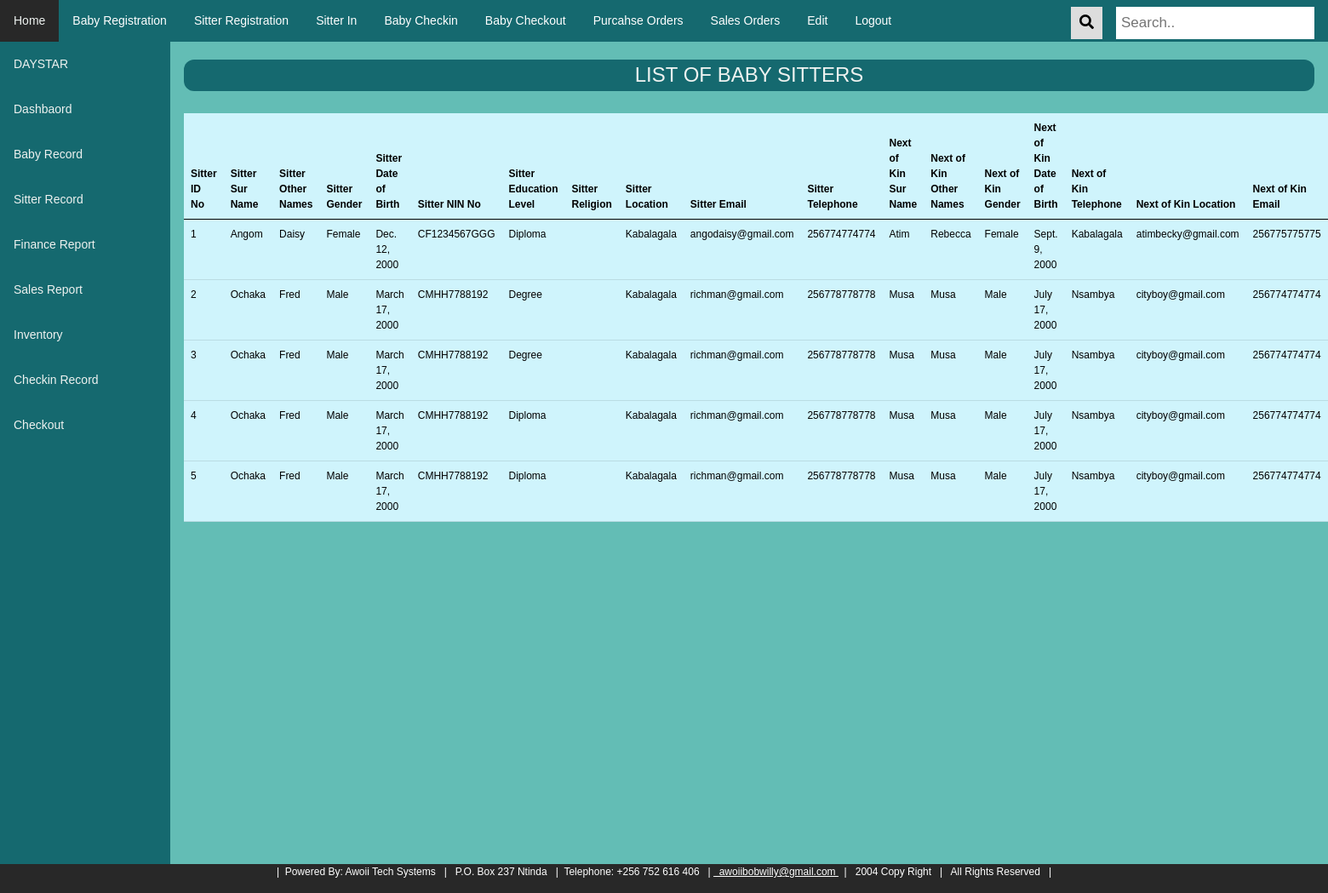
/sitterlist/ (signed in), run on the app's committed database.
### atsapp/models.py (models this page shows, shortened)
class Sitter_Register(models.Model):
    sit_sur_name = models.CharField(max_length=20)
    sit_other_names = models.CharField(max_length=20)
    sit_gender = models.CharField(max_length=20, choices=[('Male', 'Male'), ('Female', 'Female')])
    sit_date_of_birth = models.DateField()
    sit_nin_number = models.CharField(max_length=20)
    sit_educlevel = models.CharField(max_length=20, choices=[('Primary', 'Primary'), ('O-Level', 'O-Level'), ('A-Level', 'A-Level'), ('Certificate', 'Certificate'), ('Diploma', 'Diploma'), ('Degree', 'Degree'), ('Others', 'Others')])
    sit_religion = models.CharField(max_length=20, choices=[('Born Aagain', 'Born Aagain'), ('Anglican', 'Anglican'), ('Catholic', 'Catholic'), ('Islam', 'Islam'), ('Others', 'Others')])
    sit_address = models.CharField(max_length=20, choices=[('Kabalagala', 'Kabalagala'), ('Other', 'Other')])
    sit_email = models.EmailField(max_length=50)
    sit_telephone = models.IntegerField()
    snok_sur_name = models.CharField(max_length=20)
    snok_other_names = models.CharField(max_length=10)
    snok_gender = models.CharField(max_length=20, choices=[('Male', 'Male'), ('Female', 'Female')])
    snok_date_of_birth = models.DateField()
    snok_address = models.CharField(max_length=50)
    snok_email = models.EmailField(max_length=50)
    snok_telephone = models.IntegerField()

### atsapp/views.py (the view)
# urls.py: path('sitterlist/', views.sitterrecords, name='sitterlistats'),
@login_required
def sitterrecords (request):
    sitterlists = Sitter_Register.objects.all()
    return render(request, 'atsapp/sitterlist.html', {'sitterlists':sitterlists})

### atsapp/templates/atsapp/sitterlist.html
{% extends 'atsapp/base.html' %}
{% load static %}
{% block content %}
<h4 class="infoheading">LIST OF BABY SITTERS</h4>
<div class "p-5" style = "font-size: 12px;">
<br>
    <table class="table table table-hover table-info">
        <thead>
          <tr>
            <th scope="col">Sitter ID No</th>
            <th scope="col">Sitter Sur Name</th>
            <th scope="col">Sitter Other Names</th>
            <th scope="col">Sitter Gender</th>
            <th scope="col">Sitter Date of Birth</th>
            <th scope="col">Sitter NIN No</th>
            <th scope="col">Sitter Education Level</th>
            <th scope="col">Sitter Religion</th>
            <th scope="col">Sitter Location</th>
            <th scope="col">Sitter Email</th>
            <th scope="col">Sitter Telephone</th>
            <th scope="col">Next of Kin Sur Name</th>
            <th scope="col">Next of Kin Other Names</th>
            <th scope="col">Next of Kin Gender</th>
            <th scope="col">Next of Kin Date of Birth</th>
            <th scope="col">Next of Kin Telephone</th>
            <th scope="col">Next of Kin Location</th>
            <th scope="col">Next of Kin Email</th>
          </tr>
        </thead>
        <tbody>
          {% for sit_list in sitterlists %}
          <tr>
            <td>{{ sit_list.id }}</td>
            <td>{{ sit_list.sit_sur_name }}</td>
            <td>{{ sit_list.sit_other_names }}</td>
            <td>{{ sit_list.sit_gender }}</td>
            <td>{{ sit_list.sit_date_of_birth }}</td>
            <td>{{ sit_list.sit_nin_number }}</td>
            <td>{{ sit_list.sit_educlevel }}</td>
            <td>{{ sit_listsit_religion }}</td>
            <td>{{ sit_list.sit_address }}</td>
            <td>{{ sit_list.sit_email }}</td>
            <td>{{ sit_list.sit_telephone }}</td>
            <td>{{ sit_list.snok_sur_name }}</td>
            <td>{{ sit_list.snok_other_names }}</td>
            <td>{{ sit_list.snok_gender }}</td>
            <td>{{ sit_list.snok_date_of_birth }}</td>
            <td>{{ sit_list.snok_address }}</td>
            <td>{{ sit_list.snok_email }}</td>
            <td>{{ sit_list.snok_telephone }}</td>
          </tr>
          {% endfor %}
        </tbody>
      </table>
</div>
{% endblock %}

### atsapp/templates/atsapp/base.html (shortened to what this page needs)
{% load static %}
<!DOCTYPE html>
<html lang="en">
<head>
<link rel="stylesheet" href="https://cdnjs.cloudflare.com/ajax/libs/twitter-bootstrap/5.1.0/css/bootstrap.min.css">
<link rel="stylesheet" href="https://cdnjs.cloudflare.com/ajax/libs/font-awesome/5.15.4/css/all.min.css">
<link rel="stylesheet" href="{% static 'atsapp/css/stail.css' %}">
</head>
<body>
    <div class="topnav sticky-top">
        <a class="active" href="/home/">Home</a>
        <a class="active" href="{% url 'babyregistrationats' %}">Baby Registration</a>
        <a class="active" href="{% url 'sitterregistrationats' %}">Sitter Registration</a>
        <a class="active" href="{% url 'sitterstatusats' %}">Sitter In</a>
        <a class="active" href="{% url 'babycheckinats' %}">Baby Checkin</a>
        <a class="active" href="{% url 'babycheckoutats' %}">Baby Checkout</a>
        <a class="active" href="{% url 'purchaseorderats' %}">Purcahse Orders</a>
        <a class="active" href="{% url 'salesorderats' %}">Sales Orders</a>
        <a class="active" href="{% url 'editinfoats' %}">Edit</a>
        <a class="active" href="{% url 'logout' %}">Logout</a>
        <div class="search-container">
          <form method="get" action="">
            <input type="text" placeholder="Search.." name="querry">
            <button type="submit"><i class="fa fa-search"></i></button>
          </form>
        </div>
      </div>
    <div class="sidebar mvh-100%">
        <a class="active" href="/homeat/">DAYSTAR</a>
        <a class="active" href="/dashboard/">Dashbaord</a>
        <a class="active" href= "/babylist/">Baby Record</a>
        <a class="active" href="{% url 'sitterlistats' %}">Sitter Record</a>
        <a class="active" href="{% url 'financereportats' %}">Finance Report</a>
        <a class="active" href="{% url 'salesreportats' %}">Sales Report</a>
        <a class="active" href="{% url 'inventoryats' %}">Inventory</a>
        <a class="active" href="{% url 'bcheckinrecordats' %}">Checkin Record</a>
        <a class="active" href="{% url 'bcheckoutrecordats' %}">Checkout</a>
      </div>
<div class="content">
    {% block content %}{% endblock %}
</div>
  <div class="footer">
    <p> &#x7c; &nbsp;Powered By: Awoii Tech Systems  &nbsp; &#x7c; &nbsp; P.O. Box 237 Ntinda &nbsp; &#x7c; &nbsp;Telephone: +256 752 616 406 &nbsp; &#x7c; <span><a class = "text-white" href="mailto:awoiibobwilly@gmail.com"> &nbsp; awoiibobwilly@gmail.com </a></span>&nbsp; &#x7c; &nbsp; 2004 Copy Right &nbsp; &#x7c; &nbsp; All Rights Reserved &nbsp; &#x7c;</p>
  </div>
</body>
</html>

### atsapp/static/atsapp/css/stail.css (style rules this page uses)
body { margin: 0; font-family: Arial, Helvetica, sans-serif; background-color: rgb(99, 189, 181); font-size: 14px; }
.topnav { overflow: hidden; background-color: rgb(21, 105, 111); }
.topnav a { float: left; display: block; color: rgb(255, 255, 255); text-align: center; padding: 14px 16px; text-decoration: none; font-size: 14px; }
.topnav .search-container { float: right; }
.topnav input[type=text] { padding: 6px; margin-top: 8px; font-size: 17px; border: none; }
.topnav .search-container button { float: right; padding: 6px 10px; margin-top: 8px; margin-right: 16px; background: #ddd; font-size: 17px; border: none; cursor: pointer; }
.sidebar { margin: 0; padding: 0; width: 200px; background-color: rgb(21, 105, 111); position: fixed; height: 100%; overflow: auto; }
.sidebar a { display: block; color: rgb(238, 242, 240); padding: 16px; text-decoration: none; }
div.content { margin-left: 200px; padding: 1px 16px; height: 1000px; }
.footer { position: fixed; left: 0; bottom: 0; width: 100%; background-color: rgb(40, 40, 40); color: white; text-align: center; font-size: 12px; }
.topnav input[type=text] { float: right; padding: 6px; border: none; margin-top: 8px; margin-right: 16px; font-size: 17px; }
.infoheading { background-color:rgb(21, 105, 111); border-radius: 12px; text-align: center; padding: 4px; text-align: center; color: rgb(238, 242, 240); margin-top: 20px; }

### data on the page
Sitter_Register: id "1", sit_sur_name "Angom", sit_other_names "Daisy", sit_gender "Female", sit_date_of_birth "Dec. 12, 2000", sit_nin_number "CF1234567GGG", sit_educlevel "Diploma", sit_address "Kabalagala", sit_email "angodaisy@gmail.com", sit_telephone "256774774774", snok_sur_name "Atim", snok_other_names "Rebecca", snok_gender "Female", snok_date_of_birth "Sept. 9, 2000", snok_address "Kabalagala", snok_email "atimbecky@gmail.com", snok_telephone "256775775775"
Sitter_Register: id "2", sit_sur_name "Ochaka", sit_other_names "Fred", sit_gender "Male", sit_date_of_birth "March 17, 2000", sit_nin_number "CMHH7788192", sit_educlevel "Degree", sit_address "Kabalagala", sit_email "richman@gmail.com", sit_telephone "256778778778", snok_sur_name "Musa", snok_other_names "Musa", snok_gender "Male", snok_date_of_birth "July 17, 2000", snok_address "Nsambya", snok_email "cityboy@gmail.com", snok_telephone "256774774774"
Sitter_Register: id "3", sit_sur_name "Ochaka", sit_other_names "Fred", sit_gender "Male", sit_date_of_birth "March 17, 2000", sit_nin_number "CMHH7788192", sit_educlevel "Degree", sit_address "Kabalagala", sit_email "richman@gmail.com", sit_telephone "256778778778", snok_sur_name "Musa", snok_other_names "Musa", snok_gender "Male", snok_date_of_birth "July 17, 2000", snok_address "Nsambya", snok_email "cityboy@gmail.com", snok_telephone "256774774774"
Sitter_Register: id "4", sit_sur_name "Ochaka", sit_other_names "Fred", sit_gender "Male", sit_date_of_birth "March 17, 2000", sit_nin_number "CMHH7788192", sit_educlevel "Diploma", sit_address "Kabalagala", sit_email "richman@gmail.com", sit_telephone "256778778778", snok_sur_name "Musa", snok_other_names "Musa", snok_gender "Male", snok_date_of_birth "July 17, 2000", snok_address "Nsambya", snok_email "cityboy@gmail.com", snok_telephone "256774774774"
Sitter_Register: id "5", sit_sur_name "Ochaka", sit_other_names "Fred", sit_gender "Male", sit_date_of_birth "March 17, 2000", sit_nin_number "CMHH7788192", sit_educlevel "Diploma", sit_address "Kabalagala", sit_email "richman@gmail.com", sit_telephone "256778778778", snok_sur_name "Musa", snok_other_names "Musa", snok_gender "Male", snok_date_of_birth "July 17, 2000", snok_address "Nsambya", snok_email "cityboy@gmail.com", snok_telephone "256774774774"
